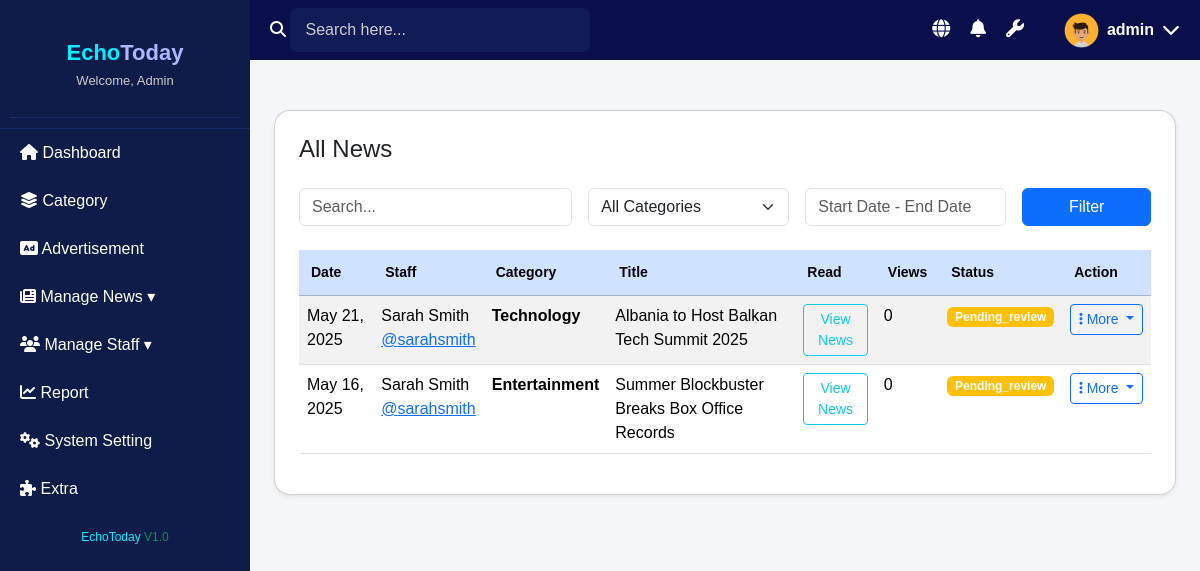
/admin/manage_articles.php?status=pending_review, run on an earlier commit of the app's database.
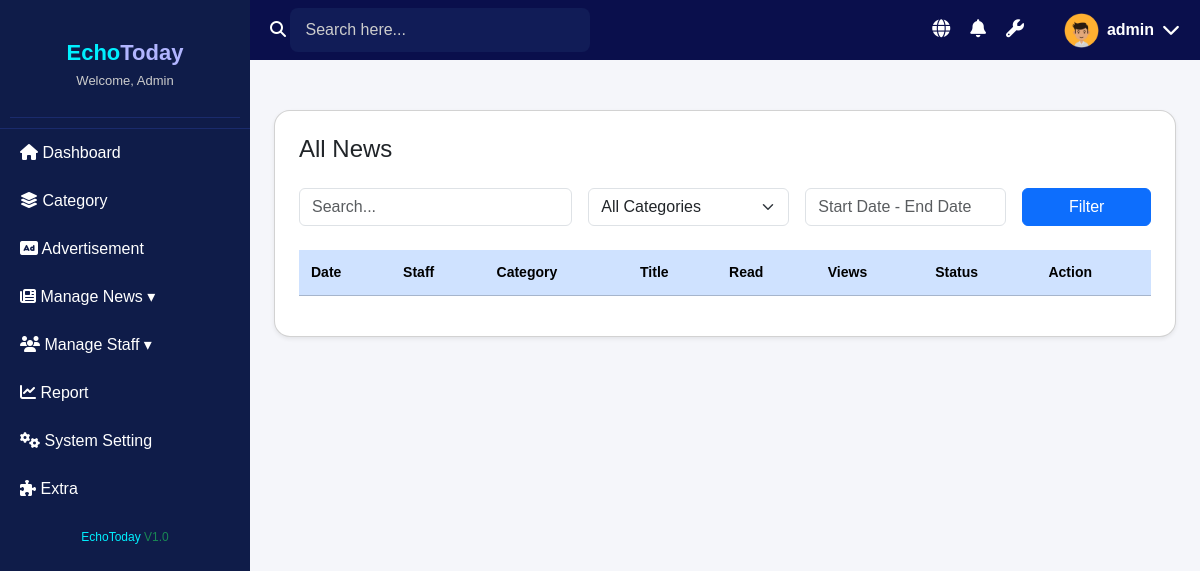
And on a later commit of the database.
### tables this page shows
CREATE TABLE `articles` (
  `id` int(11) NOT NULL,
  `title` varchar(255) NOT NULL,
  `slug` varchar(255) NOT NULL,
  `content` longtext NOT NULL,
  `excerpt` text DEFAULT NULL,
  `featured_image` varchar(255) DEFAULT NULL,
  `author_id` int(11) NOT NULL,
  `category_id` int(11) NOT NULL,
  `status` enum('draft','pending_review','published','rejected') DEFAULT 'draft',
  `is_featured` tinyint(1) DEFAULT 0,
  `trending` tinyint(1) DEFAULT 0,
  `youtube_link` varchar(255) DEFAULT NULL,
  `has_video` tinyint(1) DEFAULT 0,
  `view_count` int(11) DEFAULT 0,
  `published_at` timestamp NULL DEFAULT NULL,
  `created_at` timestamp NOT NULL DEFAULT current_timestamp(),
  `updated_at` timestamp NOT NULL DEFAULT current_timestamp() ON UPDATE current_timestamp(),
  `tags` varchar(255) DEFAULT NULL
);

CREATE TABLE `users` (
  `id` int(11) NOT NULL,
  `username` varchar(50) NOT NULL,
  `password` varchar(255) NOT NULL,
  `email` varchar(100) NOT NULL,
  `role` enum('admin','journalist') NOT NULL,
  `first_name` varchar(50) NOT NULL,
  `last_name` varchar(50) NOT NULL,
  `bio` text DEFAULT NULL,
  `profile_image` varchar(255) DEFAULT NULL,
  `status` enum('active','inactive') DEFAULT 'active',
  `created_at` timestamp NOT NULL DEFAULT current_timestamp(),
  `updated_at` timestamp NOT NULL DEFAULT current_timestamp() ON UPDATE current_timestamp()
);

CREATE TABLE `categories` (
  `id` int(11) NOT NULL,
  `name` varchar(50) NOT NULL,
  `slug` varchar(50) NOT NULL,
  `description` text DEFAULT NULL,
  `is_active` tinyint(1) DEFAULT 1,
  `display_order` int(11) DEFAULT 0,
  `created_at` timestamp NOT NULL DEFAULT current_timestamp(),
  `updated_at` timestamp NOT NULL DEFAULT current_timestamp() ON UPDATE current_timestamp()
);

### admin/manage_articles.php (the view, shortened to what this page needs)
<?php
include('../includes/db_connection.php');
$status = $_GET['status'] ?? 'all';
$query = "
SELECT a.*,
       u.first_name, u.last_name, u.username,
       c.name AS category_name
FROM articles a
LEFT JOIN users u ON a.author_id = u.id
LEFT JOIN categories c ON a.category_id = c.id
WHERE 1 = 1
";
if ($status !== 'all') {
    $safeStatus = mysqli_real_escape_string($conn, $status);
    $query .= " AND a.status = '$safeStatus'";
}
$search = $_GET['search'] ?? '';
$date = $_GET['date'] ?? '';
$query .= " ORDER BY a.created_at DESC";
$result = mysqli_query($conn, $query);
$pageTitles = [
    'all' => 'All News',
    'pending' => 'Pending News',
    'published' => 'Approved News',
    'rejected' => 'Rejected News',
    'live' => 'Live News'
];
?>
<!DOCTYPE html>
<html lang="en">
<head>
  <link rel="stylesheet" href="https://cdn.jsdelivr.net/npm/bootstrap@5.3.2/dist/css/bootstrap.min.css">
  <link rel="stylesheet" href="css/admin_style.css">
  <link rel="stylesheet" href="https://cdnjs.cloudflare.com/ajax/libs/font-awesome/6.0.0-beta3/css/all.min.css">
</head>
<body>
<?php include('admin_header.php'); ?>
<?php include('admin_sidebar.php'); ?>
<div class="main-content px-4">
  <div class="card p-4 shadow-sm bg-white rounded-4">
    <div class="d-flex justify-content-between align-items-center mb-4">
      <h4 class="mb-0"><?= $pageTitles[$status] ?? 'All News' ?></h4>
    </div>
    <form method="GET" class="row g-3 align-items-end mb-4">
      <div class="col-md-4">
        <input type="text" name="search" class="form-control" placeholder="Search..." value="<?= htmlspecialchars($search ?? '') ?>">
      </div>
      <div class="col-md-3">
        <select name="category" class="form-select">
          <option value="">All Categories</option>
        </select>
      </div>
      <div class="col-md-3">
        <input type="text" name="date" class="form-control" placeholder="Start Date - End Date" value="<?= htmlspecialchars($date ?? '') ?>">
      </div>
      <div class="col-md-2">
        <button type="submit" class="btn btn-primary w-100">Filter</button>
      </div>
    </form>
    <table class="table table-striped custom-news-table">
      <thead class="table-primary">
        <tr>
          <th>Date</th>
          <th>Staff</th>
          <th>Category</th>
          <th>Title</th>
          <th>Read</th>
          <th>Views</th>
          <th>Status</th>
          <th>Action</th>
        </tr>
      </thead>
      <tbody>
        <?php while ($row = mysqli_fetch_assoc($result)) : ?>
          <tr>
            <td><?= date("M d, Y", strtotime($row['created_at'])) ?></td>
            <td>
              <?php if ($row['first_name']): ?>
                <?= $row['first_name'] . ' ' . $row['last_name'] ?><br>
                <a href="#">@<?= htmlspecialchars($row['username']) ?></a>
              <?php else: ?>
                N/A
              <?php endif; ?>
            </td>
            <td><strong><?= htmlspecialchars($row['category_name']) ?></strong></td>
            <td><?= htmlspecialchars($row['title']) ?></td>
            <td><a href="edit_article.php?id=<?= $row['id'] ?>" class="btn btn-sm btn-outline-info">View News</a></td>
            <td><?= $row['view_count'] ?></td>
            <td>
              <?php
                $statusLabel = $row['status'] ?? 'pending';
                $badgeColor = $statusLabel === 'published' ? 'success' : ($statusLabel === 'rejected' ? 'danger' : 'warning');
              ?>
              <span class="badge bg-<?= $badgeColor ?>"><?= ucfirst($statusLabel) ?></span>
            </td>
            <td>
              <div class="dropdown">
                <button class="btn btn-outline-primary dropdown-toggle btn-sm" type="button" data-bs-toggle="dropdown" aria-expanded="false">
                  <i class="fas fa-ellipsis-v"></i> More
                </button>
              </div>
            </td>
          </tr>
        <?php endwhile; ?>
      </tbody>
    </table>
  </div>
</div>
</body>
</html>

### admin/admin_header.php (shortened to what this page needs)
<link rel="stylesheet" href="css/admin_style.css">
<link rel="stylesheet" href="https://cdnjs.cloudflare.com/ajax/libs/font-awesome/6.5.0/css/all.min.css">
<div class="top-header">
 <div class="search-bar">
  <i class="fas fa-search"></i>
  <input type="text" placeholder="Search here...">
</div>
  <div class="header-icons">
    <a href="http://localhost/Echoes-of-today-Newspaper/public/index.php" target="_blank" title="Visit Website">
      <i class="fas fa-globe"></i>
    </a>
    <a href="notifications.php" title="Notifications">
      <i class="fas fa-bell"></i>
    </a>
    <a href="settings.php" title="Settings">
      <i class="fas fa-wrench"></i>
    </a>
    <div class="profile-dropdown" onclick="toggleDropdown()">
      <img src="uploads/1747995328_adminPfp.png" alt="Profile" class="profile-img">
      <span class="username">admin</span>
      <i class="fas fa-chevron-down"></i>
    </div>
  </div>
</div>

### admin/admin_sidebar.php (shortened to what this page needs)
<div class="sidebar">
  <div class="logo">
    <link rel="stylesheet" href="css/admin_style.css">
    <div class="logo">
  <h2><span class="brand-primary">Echo</span><span class="brand-secondary">Today</span></h2>
  <p class="welcome-text">Welcome, Admin</p>
</div>
  </div>
  <nav class="nav-menu">
    <ul>
      <li><a href="dashboard.php"><i class="fas fa-home"></i> Dashboard</a></li>
      <li><a href="category.php"><i class="fas fa-layer-group"></i> Category</a></li>
      <li><a href="advertisement.php"><i class="fas fa-ad"></i> Advertisement</a></li>
      <li class="dropdown">
        <a href=""><i class="fas fa-newspaper"></i> Manage News ▾</a>
      </li>
      <li class="dropdown">
  <a href="#"><i class="fas fa-users"></i> Manage Staff ▾</a>
</li>
      <li><a href="report.php"><i class="fas fa-chart-line"></i> Report</a></li>
      <li><a href="settings.php"><i class="fas fa-cogs"></i> System Setting</a></li>
      <li><a href="extra.php"><i class="fas fa-puzzle-piece"></i> Extra</a></li>
    </ul>
  </nav>
  <div class="version">EchoToday <span class="text-success">V1.0</span></div>
</div>

### admin/css/admin_style.css (style rules this page uses)
body { margin: 0; font-family: Arial, sans-serif; background: #f5f6fa; }
.sidebar { width: 250px; background-color: #0f1c49; color: white; height: 100vh; position: fixed; top: 0; left: 0; overflow-y: auto; scrollbar-width: thin; scrollbar-color: #5a5aff #0f1c49; }
.nav-menu ul { list-style: none; margin: 0; padding: 0; }
.nav-menu ul li { position: relative; }
.nav-menu ul li a { display: block; color: white; text-decoration: none; padding: 12px 20px; transition: background 0.3s; }
.sidebar .version { text-align: center; padding: 15px; font-size: 12px; color: #00f0ff; }
.logo { text-align: center; padding: 20px 10px 10px; border-bottom: 1px solid #1a2b6c; }
.logo h2 { margin: 0; font-size: 22px; font-weight: bold; }
.brand-primary { color: #00f0ff; }
.brand-secondary { color: #b1b5ff; }
.welcome-text { margin-top: 5px; font-size: 13px; color: #ccc; }
.header-icons a { color: white; text-decoration: none; }
.top-header { display: flex; justify-content: space-between; align-items: center; background-color: #0a0f4c; padding: 10px 20px; height: 60px; color: white; position: fixed; top: 0; left: 250px; right: 0; z-index: 1000; }
.search-bar input { background-color: #111c57; border: none; padding: 10px 15px; border-radius: 8px; width: 300px; color: white; }
.search-bar input::placeholder { color: #ccc; }
.header-icons { display: flex; align-items: center; gap: 20px; }
.header-icons i { font-size: 18px; cursor: pointer; }
.profile-dropdown { display: flex; align-items: center; gap: 8px; margin-left: 20px; }
.profile-img { width: 35px; height: 35px; border-radius: 50%; object-fit: cover; }
.username { font-weight: bold; user-select: none; cursor: default; }
.profile-dropdown { display: flex; align-items: center; gap: 8px; margin-left: 20px; cursor: pointer; user-select: none; }
.main-content { margin-left: 250px; padding-top: 80px; padding: 20px; min-height: 100vh; background-color: #f5f6fa; }
.main-content { margin-left: 250px; padding: 50px; background-color: #f5f6fa; min-height: 100vh; }

### admin/manage_articles.php (style rules this page uses)
.custom-news-table thead { background-color: #0f1c49; color: white; font-size: 14px; }
.custom-news-table th { padding: 12px; font-weight: bold; }
.main-content { margin-left: 250px; margin-top: 60px; padding: 30px; background-color: #f8f9fa; min-height: 100vh; }

What changed in the data, as far as the page shows it:
removed articles: created_at "May 21, 2025", author.first_name "Sarah", author.last_name "Smith", author.username "sarahsmith", category.name "Technology", title "Albania to Host Balkan Tech Summit 2025", view_count "0", status "Pending_review"
no longer on this page (row edited): articles: created_at "May 16, 2025", author.first_name "Sarah", author.last_name "Smith", author.username "sarahsmith", category.name "Entertainment", title "Summer Blockbuster Breaks Box Office Records", view_count "0", status "Pending_review"
